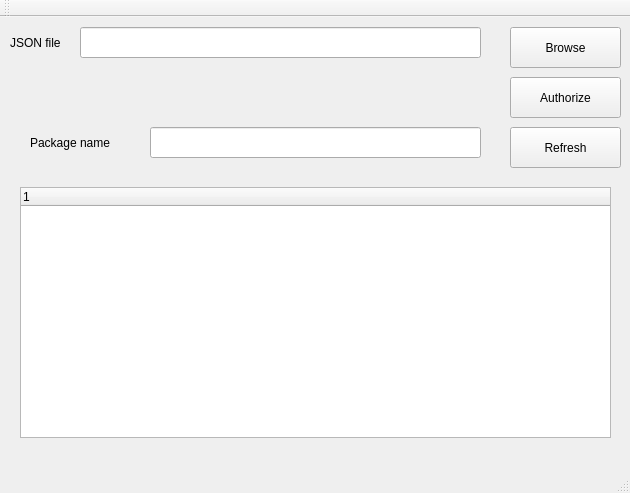
<?xml version="1.0" encoding="UTF-8"?>
<ui version="4.0">
 <class>MainWindow</class>
 <widget class="QMainWindow" name="MainWindow">
  <property name="geometry">
   <rect>
    <x>0</x>
    <y>0</y>
    <width>630</width>
    <height>493</height>
   </rect>
  </property>
  <property name="windowTitle">
   <string>MainWindow</string>
  </property>
  <widget class="QWidget" name="centralWidget">
   <widget class="QLineEdit" name="packageInput">
    <property name="geometry">
     <rect>
      <x>150</x>
      <y>110</y>
      <width>331</width>
      <height>31</height>
     </rect>
    </property>
   </widget>
   <widget class="QPushButton" name="refreshButton">
    <property name="geometry">
     <rect>
      <x>510</x>
      <y>110</y>
      <width>111</width>
      <height>41</height>
     </rect>
    </property>
    <property name="text">
     <string>Refresh</string>
    </property>
   </widget>
   <widget class="InAppProductTree" name="inAppProductTree">
    <property name="geometry">
     <rect>
      <x>20</x>
      <y>170</y>
      <width>591</width>
      <height>251</height>
     </rect>
    </property>
    <column>
     <property name="text">
      <string notr="true">1</string>
     </property>
    </column>
   </widget>
   <widget class="QLabel" name="package_2">
    <property name="geometry">
     <rect>
      <x>30</x>
      <y>110</y>
      <width>111</width>
      <height>31</height>
     </rect>
    </property>
    <property name="text">
     <string>Package name</string>
    </property>
   </widget>
   <widget class="QLineEdit" name="jsonInput">
    <property name="geometry">
     <rect>
      <x>80</x>
      <y>10</y>
      <width>401</width>
      <height>31</height>
     </rect>
    </property>
   </widget>
   <widget class="QLabel" name="package_3">
    <property name="geometry">
     <rect>
      <x>10</x>
      <y>10</y>
      <width>71</width>
      <height>31</height>
     </rect>
    </property>
    <property name="text">
     <string>JSON file</string>
    </property>
   </widget>
   <widget class="QPushButton" name="browseButton">
    <property name="geometry">
     <rect>
      <x>510</x>
      <y>10</y>
      <width>111</width>
      <height>41</height>
     </rect>
    </property>
    <property name="text">
     <string>Browse</string>
    </property>
   </widget>
   <widget class="QPushButton" name="authorizeButton">
    <property name="geometry">
     <rect>
      <x>510</x>
      <y>60</y>
      <width>111</width>
      <height>41</height>
     </rect>
    </property>
    <property name="text">
     <string>Authorize</string>
    </property>
   </widget>
  </widget>
  <widget class="QMenuBar" name="menuBar">
   <property name="geometry">
    <rect>
     <x>0</x>
     <y>0</y>
     <width>630</width>
     <height>22</height>
    </rect>
   </property>
  </widget>
  <widget class="QToolBar" name="mainToolBar">
   <attribute name="toolBarArea">
    <enum>TopToolBarArea</enum>
   </attribute>
   <attribute name="toolBarBreak">
    <bool>false</bool>
   </attribute>
  </widget>
  <widget class="QStatusBar" name="statusBar"/>
 </widget>
 <layoutdefault spacing="6" margin="11"/>
 <customwidgets>
  <customwidget>
   <class>InAppProductTree</class>
   <extends>QTreeWidget</extends>
   <header>inappproducttree.hpp</header>
  </customwidget>
 </customwidgets>
 <resources/>
 <connections/>
</ui>
